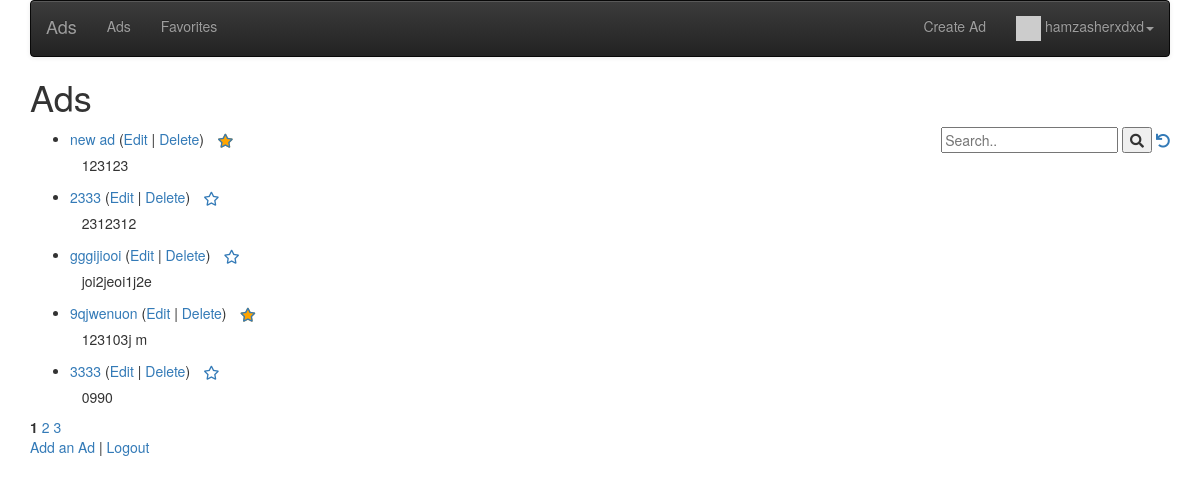
The app's page / (signed in) with its own data.
### ads/models.py (models this page shows, shortened)
class Ad(models.Model):
    title = models.CharField(max_length=200, validators=[MinLengthValidator(2, 'There Must be atleast 2 characters.')])
    price = models.DecimalField(max_digits=7, decimal_places=2, null=True)
    text = models.TextField()
    owner = models.ForeignKey(settings.AUTH_USER_MODEL, on_delete=models.CASCADE)
    created_at = models.DateTimeField(auto_now_add=True)
    updated_at = models.DateTimeField(auto_now=True)
    picture = models.BinaryField(null=True, editable=True)
    content_type = models.CharField(max_length=256, null=True, help_text='The MIMEType of the file.')
    comments = models.ManyToManyField(settings.AUTH_USER_MODEL, through='Comment', related_name='comments_owned')
    favorites = models.ManyToManyField(settings.AUTH_USER_MODEL, through='Fav', related_name='favorite_ads')
    tags = TaggableManager(blank=True)

### ads/views.py (the view)
# urls.py: path('', AdListView.as_view(), name='list'),
class AdListView(OwnerListView):
    model = Ad
    template_name = 'ads/ad_list.html'
    def get(self, request):
        strval = request.GET.get('search', False)
        page = request.GET.get('page')
        if strval:
            query = Q(title__icontains=strval)
            query.add(Q(text__icontains=strval), Q.OR)
            query.add(Q(tags__name__icontains=strval), Q.OR)
            ad_list = Ad.objects.filter(query).select_related().distinct().order_by('-updated_at')[:10]
            try:
                paginator = Paginator(ad_list, 5)
                ads = paginator.page(page)
            except PageNotAnInteger:
                ads = paginator.page(1)
            except EmptyPage:
                ads = paginator.page(paginator.num_pages)
        else:
            ad_list = Ad.objects.all().order_by('-created_at')
            try:
                paginator = Paginator(ad_list, 5)
                ads = paginator.page(page)
            except PageNotAnInteger:
                ads = paginator.page(1)
            except EmptyPage:
                ads = paginator.page(paginator.num_pages)
        for obj in ad_list:
            obj.natural_updated = naturaltime(obj.updated_at)
        favorites = list()
        if request.user.is_authenticated:
            rows = request.user.favorite_ads.values('id')
            favorites = [ row['id'] for row in rows]
        context = { 'ad_list' : ads, 'favorites': favorites, 'search' : strval}
        return render(request, self.template_name , context)

### ads/context_processors.py (called while the page is built)
def settings(request):
    return {
        'settings': django_settings,
    }

### ads/templatetags/custom_tags.py (called while the page is built)
@register.filter(name='gravatar')
def gravatar(user, size=35):
    email = str(user.email.strip().lower()).encode('utf-8')
    email_hash = md5(email).hexdigest()
    url = "//www.gravatar.com/avatar/{0}?s={1}&d=identicon&r=PG"
    return url.format(email_hash, size)

### ads/templates/ads/ad_list.html (shortened to what this page needs)
{% extends "base_menu.html" %}
{% block content %}
<h1>Ads</h1>
<div style="float:right">
<form>
  <input type="text" placeholder="Search.." name="search"
  >
  <button type="submit"><i class="fa fa-search"></i></button>
<a href="{% url 'ads:list' %}"><i class="fa fa-undo"></i></a>
</form>
</div>
<p>
{% if ad_list %}
<ul>
  {% for ad in ad_list %}
    <li>
        <a href="{% url 'ads:detail' ad.id %}">{{ ad.title }}</a>
        {% if ad.owner == user %}
        (<a href="{% url 'ads:update' ad.id %}">Edit</a> |
        <a href="{% url 'ads:delete' ad.id %}">Delete</a>)
        {% endif %}
        {% if user.is_authenticated %}
        <a href="#" onclick=
            "favPost('{% url 'ads:unfavorite' ad.id %}', {{ ad.id }} );return false;"
            id="favorite_star_{{ad.id}}">
        <span class="fa-stack" style="vertical-align: middle;">
        <i class="fa fa-star fa-stack-1x" style="color: orange;"></i>
        <i class="fa fa-star-o fa-stack-1x"></i>
        </span>
        </a>
        <a href="#" onclick=
             "favPost('{% url 'ads:favorite' ad.id %}', {{ ad.id }} );return false;"
            id="unfavorite_star_{{ad.id}}">
        <span class="fa-stack" style="vertical-align: middle;">
        <i class="fa fa-star-o fa-stack-1x"></i>
        </span>
        </a>
      {% endif %}
      <p>&nbsp;&nbsp; {{ad.text}}</p>
    </li>
  {% endfor %}
</ul>
{% else %}
  <p>There are no ads in the database.</p>
{% endif %}
</p>
{% for num in ad_list.paginator.page_range %}
  {% ifequal num ad_list.number %}
  <span class="current"><b>{{ num }}</b></span>
  {% else %}
  <a href="?page={{ num }}">{{ num }}</a>
  {% endifequal %}
{% endfor %}
<p>
<a href="{% url 'ads:create' %}">Add an Ad</a> |
{% if user.is_authenticated %}
<a href="{% url 'logout' %}?next={% url 'ads:list' %}">Logout</a>
{% else %}
<a href="{% url 'login' %}?next={% url 'ads:list' %}">Login</a>
{% endif %}
</p>
{% endblock %}

### ads/templates/base_menu.html (shortened to what this page needs)
{% extends "base_bootstrap.html" %}
{% block navbar %}
{% load custom_tags %}
<nav class="navbar navbar-default navbar-inverse">
  <div class="container-fluid">
    <div class="navbar-header">
        <a class="navbar-brand" href="/">Ads</a>
    </div>
    <ul class="nav navbar-nav">
      {% url 'ads' as ads %}
      <li {% if request.get_full_path == ads %}class="active"{% endif %}>
          <a href="{% url 'ads:list' %}">Ads</a></li>
          <li {% if request.get_full_path == ads %}class="active"{% endif %}>
              <a href="{% url 'ads:favorites' %}">Favorites</a>
          </li>
    </ul>
    <ul class="nav navbar-nav navbar-right">
        {% if user.is_authenticated %}
        <li>
        <a href="{% url 'ads:create' %}">Create Ad</a>
        </li>
        <li class="dropdown">
            <a href="#" data-toggle="dropdown" class="dropdown-toggle">
                <img style="width: 25px;" src="{{ user|gravatar:60 }}"/>  {{ user }}<b class="caret"></b>
            </a>
        </li>
        {% endif %}
    </ul>
  </div>
</nav>
{% endblock %}

### ads/templates/base_bootstrap.html (shortened to what this page needs)
<!DOCTYPE html>
<html>
<head>
<link rel="stylesheet"
    href="https://maxcdn.bootstrapcdn.com/bootstrap/3.4.0/css/bootstrap.min.css"
>
<link rel="stylesheet"
    href="https://maxcdn.bootstrapcdn.com/bootstrap/3.4.0/css/bootstrap-theme.min.css"
>
<link rel="stylesheet"
    href="https://code.jquery.com/ui/1.12.1/themes/ui-lightness/jquery-ui.css"
>
<link rel="stylesheet" href="https://use.fontawesome.com/releases/v5.8.1/css/all.css">
<link rel="stylesheet" href="https://use.fontawesome.com/releases/v5.8.1/css/v4-shims.css">
</head>
<body>
<div class="container">
{% block navbar %} {% endblock %}
{% block content %}
{% endblock %}
</div>
</body>
</html>

### records on screen
Ad: title "new ad", shows "Edit", text "123123"
Ad: title "2333", shows "Edit", text "2312312"
Ad: title "gggijiooi", shows "Edit", text "joi2jeoi1j2e"
Ad: title "9qjwenuon", shows "Edit", text "123103j m"
Ad: title "3333", shows "Edit", text "0990"

### other values on screen
{{ user }} "hamzasherxdxd"
{{ num }} "1"
{{ num }} "2" "3"
